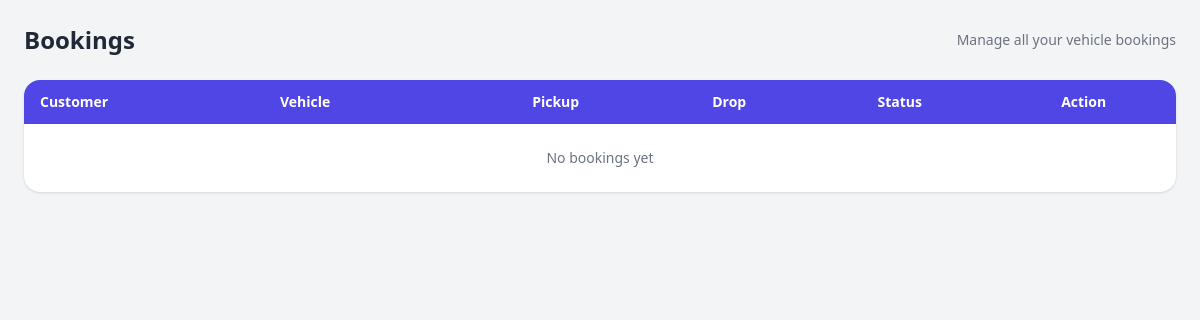
The page /rentalPartner/rentalPartnerBookings (signed in) on the database as committed earlier.
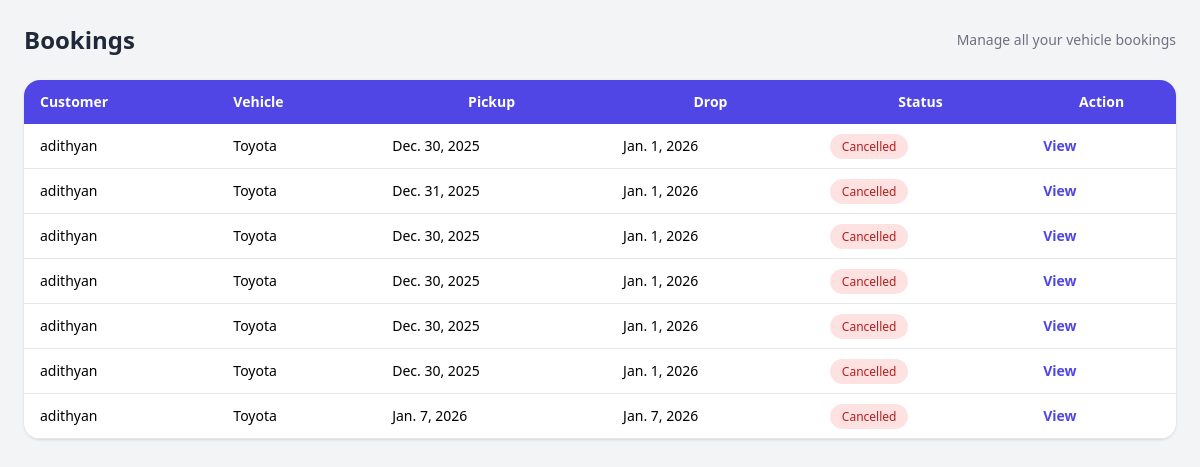
The same page on the database as committed later.
### home/models.py (models this page shows)
class bookingDetails(models.Model):
        user = models.ForeignKey(userRegistration, on_delete=models.CASCADE)
        partner = models.ForeignKey(partnerRegistration, on_delete=models.CASCADE)
        car = models.ForeignKey(carDetails, on_delete=models.CASCADE)
        Name = models.CharField(max_length=38)
        phoneNumber = models.CharField(max_length=10)
        pickupLocation = models.CharField(max_length=100)
        dropLocation = models.CharField(max_length=100)
        startDate = models.DateField()
        endDate = models.DateField()
        numberOfDays = models.IntegerField()
        preferredTime = models.TimeField()
        Additionalnotes = models.CharField(max_length=100,null=True, blank=True)
        bookingDate = models.DateTimeField(default=timezone.now)
        paymentMethod = models.BooleanField(default=False)
        confirmStatus = models.BooleanField(default=False)
        bookingStatus = models.BooleanField(default=False)
        carRentPerDay = models.IntegerField()
        carName = models.CharField(max_length=50)

class userRegistration(models.Model):
    Name=models.CharField(max_length=38)
    email=models.EmailField(max_length=50)
    profileImage=models.ImageField(upload_to='userProfile/', null=True, blank=True)
    password=models.CharField(max_length=25)
    phoneNumber=models.CharField(max_length=10)
    gender = models.CharField(max_length=10, null=True, blank=True)
    age = models.IntegerField(max_length=3, null=True, blank=True)
    bio =models.TextField(null=True, blank=True)
    about = models.TextField(null=True, blank=True)
    favDestinations = models.CharField(max_length=100, null=True, blank=True)
    budgetRange = models.CharField(max_length=50, null=True, blank=True)
    travelpreferences = models.CharField(max_length=100, null=True, blank=True)
    registrationDate=models.DateTimeField(default=timezone.now)
    destination=models.CharField(max_length=50, null=True, blank=True)
    connected = models.BooleanField(default=False)
    connected_accepted = models.BooleanField(default=False)
    def __str__(self):
        return self.Name

### rentalPartner/models.py (models this page shows, shortened)
class carDetails(models.Model):
    vehicleName=models.CharField(max_length=50)
    vehicleNumber=models.CharField(max_length=15)
    vehicleType=models.CharField(max_length=20)
    fuelType=models.CharField(max_length=20, null=True, blank=True)
    seatingCapacity=models.IntegerField()
    rentPerDay=models.IntegerField()
    availabilityStatus=models.BooleanField(default=True)
    partner=models.ForeignKey(partnerRegistration,on_delete=models.CASCADE)
    vehicleImage=models.ImageField(upload_to='vehicle_images/', null=True, blank=True)

### rentalPartner/views.py (the view)
# urls.py: path('rentalPartnerBookings',views.rentalPartnerBookings,name='rentalPartnerBookings'),
def rentalPartnerBookings(request):
    partner_id = request.session.get('partner_id')
    bookings = bookingDetails.objects.filter(
        car__partner_id=partner_id
    ).select_related('car')
    context = {
        'bookings': bookings
    }
    return render(request, 'rentalPartner/rentalPartnerViewBooking.html', context)

### templates/rentalPartner/rentalPartnerViewBooking.html (shortened to what this page needs)
<!DOCTYPE html>
<html lang="en">
<head>
  <script src="https://cdn.tailwindcss.com"></script>
</head>
<body class="bg-gray-100 min-h-screen">
<div class="max-w-7xl mx-auto p-6">
  <div class="flex items-center justify-between mb-6">
    <h2 class="text-2xl font-bold text-gray-800">Bookings</h2>
    <span class="text-sm text-gray-500">
      Manage all your vehicle bookings
    </span>
  </div>
  <div class="bg-white rounded-2xl shadow overflow-x-auto">
    <table class="min-w-full text-sm">
      <thead class="bg-indigo-600 text-white">
        <tr>
          <th class="px-4 py-3 text-left">Customer</th>
          <th class="px-4 py-3 text-left">Vehicle</th>
          <th class="px-4 py-3">Pickup</th>
          <th class="px-4 py-3">Drop</th>
          <th class="px-4 py-3">Status</th>
          <th class="px-4 py-3">Action</th>
        </tr>
      </thead>
      <tbody>
        {% for booking in bookings %}
        <tr class="border-b hover:bg-gray-50">
          <td class="px-4 py-3">{{ booking.user }}</td>
          <td class="px-4 py-3 font-medium">
            {{ booking.car.vehicleName }}
          </td>
          <td class="px-4 py-3">{{ booking.startDate }}</td>
          <td class="px-4 py-3">{{ booking.endDate }}</td>
          <td class="px-4 py-3">
            {% if booking.status == "Pending" %}
              <span class="px-3 py-1 rounded-full bg-yellow-100 text-yellow-700 text-xs">
                Pending
              </span>
            {% elif booking.status == "Confirmed" %}
              <span class="px-3 py-1 rounded-full bg-blue-100 text-blue-700 text-xs">
                Confirmed
              </span>
            {% elif booking.status == "Completed" %}
              <span class="px-3 py-1 rounded-full bg-green-100 text-green-700 text-xs">
                Completed
              </span>
            {% else %}
              <span class="px-3 py-1 rounded-full bg-red-100 text-red-700 text-xs">
                Cancelled
              </span>
            {% endif %}
          </td>
          <td class="px-4 py-3">
            <a href="#"
               class="text-indigo-600 font-semibold hover:underline">
              View
            </a>
          </td>
        </tr>
        {% empty %}
        <tr>
          <td colspan="7" class="text-center py-6 text-gray-500">
            No bookings yet
          </td>
        </tr>
        {% endfor %}
      </tbody>
    </table>
  </div>
</div>
</body>
</html>

Rows that differ between the two databases and show on the page:
added bookingDetails: user "adithyan", car.vehicleName "Toyota", startDate "Dec. 30, 2025", endDate "Jan. 1, 2026"
added bookingDetails: user "adithyan", car.vehicleName "Toyota", startDate "Dec. 31, 2025", endDate "Jan. 1, 2026"
added bookingDetails: user "adithyan", car.vehicleName "Toyota", startDate "Dec. 30, 2025", endDate "Jan. 1, 2026"
added bookingDetails: user "adithyan", car.vehicleName "Toyota", startDate "Dec. 30, 2025", endDate "Jan. 1, 2026"
added bookingDetails: user "adithyan", car.vehicleName "Toyota", startDate "Dec. 30, 2025", endDate "Jan. 1, 2026"
added bookingDetails: user "adithyan", car.vehicleName "Toyota", startDate "Dec. 30, 2025", endDate "Jan. 1, 2026"
added bookingDetails: user "adithyan", car.vehicleName "Toyota", startDate "Jan. 7, 2026", endDate "Jan. 7, 2026"
Other text that changed with them:
text no longer shown: "No bookings yet"
